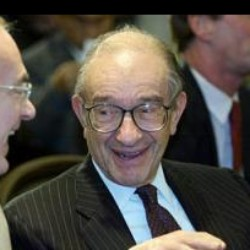
#> input picture Chapters/11/Inventory/lfw/Alan_Greenspan/Alan_Greenspan_0002.jpg, 250 x 250 px, given in place of 4fe610510ua2fff22b15c2818b921ade.JPG, which was not available
$ python FaceRecognitionWithFaceNet.py
#> lines starting #> are read from the running program, lines starting #| are printed output that depends on the picture; pictures that were not available may be replaced by others from this repository, and a replacement may not be noted
import random
from glob import glob
import numpy as np
import matplotlib.pyplot as plt
from matplotlib import image
import cv2
import os

def LoadFaces():

    # Load all the faces, return the path of each image, and form an array.
    facePaths = np.array(glob("../Inventory/lfw/*/*"))

    # Disorder the array of facePaths via shuffle()
    random.shuffle(facePaths)

    print(facePaths[: 10])
    print("facePaths.shape = {}.".format(facePaths.shape))

    return facePaths

def PreviewFace(facePath):

    # Set the default style
    plt.style.use("default")

    # Initialize the model object of Face Recognition from OpenCV
    faceCascade = cv2.CascadeClassifier("haarcascade_frontalface_alt.xml")

    # Load the color channels (the order is BGR) from image
    # Select an image randomly to testify
    _image = cv2.imread(facePath)
    # Make the image to grey out
    gray = cv2.cvtColor(_image, cv2.COLOR_BGR2GRAY)
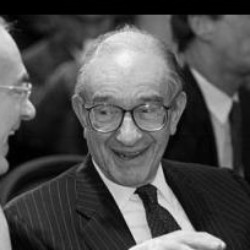
#> gray: shape (250, 250); min 0, max 247, mean 78.3
    # Find the face image
    faces = faceCascade.detectMultiScale(gray)
#> faces = [[71, 67, 110, 110]]

    # Number of faces detected
    print("Number of faces detected: ", len(faces))
#| Number of faces detected:  1

    # Grab the detected rectangles of the faces
    for (x, y, w, h) in faces:

        # Draw the rectangle for the detected faces
        # Parameter 0: Image object
        # Parameter 1: (x, y) Start coordinate
        # Parameter 2: (x, y) Detected maximum coordinate o the face
        # Parameter 3: Color of border. Since the order is BGR, so the 3rd 255 means red
        # Parameter 4: Width of border
        cv2.rectangle(_image, (x, y), (x + w, y + h), (0, 0, 255), 2)
#> this loop made 1 pass

    # Convert the BGR image to RGB image so that the image can be printed
    rgbImage = cv2.cvtColor(_image, cv2.COLOR_BGR2RGB)

    # Display the rectangle of the recognited face
    plt.imshow(rgbImage)

    plt.show()

def CountFacesNumber():

    prefixLength = len("../Inventory/lfw/")

    # Load all folders under lfw, then remove the lfw/ prefix from foler name
    # Return an array via list inference to concat the names cut off
    faceNames = [item[prefixLength: ] for item in sorted(glob("../Inventory/lfw/*"))]

    print("Number of total faces is {}.".format(len(faceNames)))
    print(faceNames[: 10])

def PreviewRandomImage(facePaths):

    # Create 9 figure objects, 3 rows and 3 columns
    figure, axes = plt.subplots(nrows = 3, ncols = 3)

    # Set the size of figure
    figure.set_size_inches(10, 10)

    # Select 9 images randomly that means 9 face images (Maybe duplicate and not the same each time)
    random9Numbers = np.random.choice(len(facePaths), 9)

    # Select 9 images from dataset
    random9Images = facePaths[random9Numbers]

    print(random9Images)

    # Grab the names according to face which is 9 selected images randomly

    names = []

    prefixLength = len("../Inventory/lfw/")

    for path in random9Images:

        name = path[prefixLength: ]
        name = name[: name.find("/")]

        names.append(name)

    index = 0

    # Row
    for row in range(3):
        # Column
        for column in range(3):

            # Read the values from image
            _image = image.imread(random9Images[index])
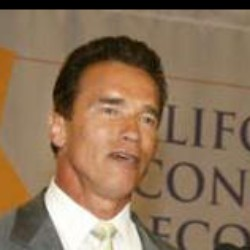
#> input picture Chapters/11/Inventory/lfw/Arnold_Schwarzenegger/Arnold_Schwarzenegger_0019.jpg, 250 x 250 px
#> pass 3 of the loop in PreviewRandomImage, `for row in range(3):`:
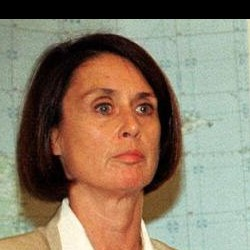
#> input picture Chapters/11/Inventory/lfw/Barbara_Bodine/Barbara_Bodine_0001.jpg, 250 x 250 px
            # Grab the Axes object according to [row, column]
            ax = axes[row, column]

            # Show the image on Axes
            ax.imshow(_image)

            # Set the name on the figure
            ax.set_xlabel(names[index])

            # Increase the index
            index += 1

    plt.show()
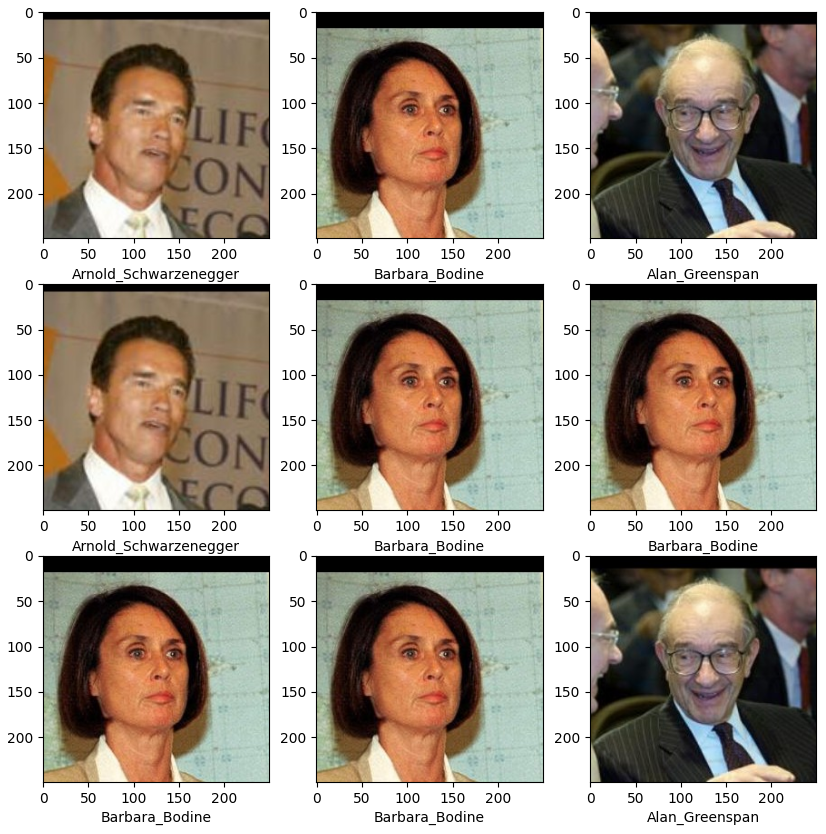
#> figure drawn by matplotlib, 9 panels

def RefineImages(facePaths):

    faceShapes = []

    for path in facePaths:

        shape = image.imread(path).shape
#> shape = (250, 250, 3)
#> pass 3 of the loop in RefineImages, `for path in facePaths:`:
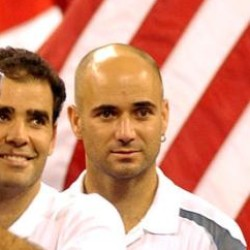
#> input picture Chapters/11/Inventory/lfw/Andre_Agassi/Andre_Agassi_0001.jpg, 250 x 250 px
#> the loop made 4 passes; the first 3 are shown

        if len(shape) == 3 and shape[0] == 250 and shape[1] == 250 and shape[2] == 3:
            faceShapes.append(shape)
        else:
            print("Observed an abnormal face image, path is: {}.".format(path))

    faceShapes = np.asarray(faceShapes)

    print("Total number is {}.".format(len(faceShapes)))
    print("The shapes of randomy selected 3 images are {}.".format(faceShapes[np.random.choice(len(faceShapes), 3)]))


def SwitchEnvironmentVariables():

    # Switch to directory FaceNet
    os.chdir("../FaceNet")
    # Output the current directory
    print(os.getcwd())

    # Set the environment variables, the subfolder src under FaceNet
    os.environ["PYTHONPATH"] = "../FaceNet/src"

    # Check the environment variables
    print(os.environ["PYTHONPATH"])

    '''

     python3 FaceNet/src/validate_on_lfw.py ../Inventory/Aligned  /Users/jinhui/Projects/DeepLearning/Chapters/11/Inventory/Models/20180402-114759.pb --distance_metric 1 --use_flipped_images --subtract_mean --use_fixed_image_standardization --lfw_pairs /Users/jinhui/Projects/DeepLearning/Chapters/11/11.1/FaceNet/data/pairs.txt

     python3 FaceNet/src/classifier.py TRAIN ../Inventory/CustomizedDatasets /Users/jinhui/Projects/DeepLearning/Chapters/11/Inventory/Models/20180402-114759.pb ../Inventory/Models/OwnedClassifier.pkl --image_size 160

     GeneratePairs.py: https://github.com/VictorZhang2014/facenet/blob/master/mydata/generate_pairs.py

     python3 FaceNet/src/train_softmax.py --logs_base_dir ../Inventory/LabeledFaceWild/Train/Logs/FaceNet/ --models_base_dir ../Inventory/LabeledFaceWild/Train/Models/FaceNet/ --data_dir ../Inventory/CustomizedDatasetsAligned/ --image_size 160 --model_def models.inception_resnet_v1 --lfw_dir ../Inventory/CustomizedDatasetsAligned/ --optimizer ADAM --learning_rate -1 --max_nrof_epochs 1 --keep_probability 0.8 --random_crop --random_flip --use_fixed_image_standardization --learning_rate_schedule_file FaceNet/data/learning_rate_schedule_classifier_casia.txt --weight_decay 5e-4 --embedding_size 512 --lfw_distance_metric 1 --lfw_use_flipped_images --lfw_subtract_mean --validation_set_split_ratio 0.05 --validate_every_n_epochs 5 --prelogits_norm_loss_factor 5e-4 --epoch_size 8 --lfw_batch_size 14 --lfw_pairs ../Inventory/Pairs/pairs.txt

     python3 FaceNet/src/validate_on_lfw.py ../Inventory/CustomizedDatasetsAligned ../Inventory/LabeledFaceWild/Train/Models/FaceNet/20220816-115035 --lfw_pairs ../Inventory/Pairs/pairs.txt --lfw_batch_size 2 --image_size 160 --distance_metric 1 --use_flipped_images --subtract_mean --use_fixed_image_standardization

    '''


facePaths = LoadFaces()
PreviewFace("../Inventory/Verification/4fe610510ua2fff22b15c2818b921ade.JPG")
CountFacesNumber()
PreviewRandomImage(facePaths)
RefineImages(facePaths)
